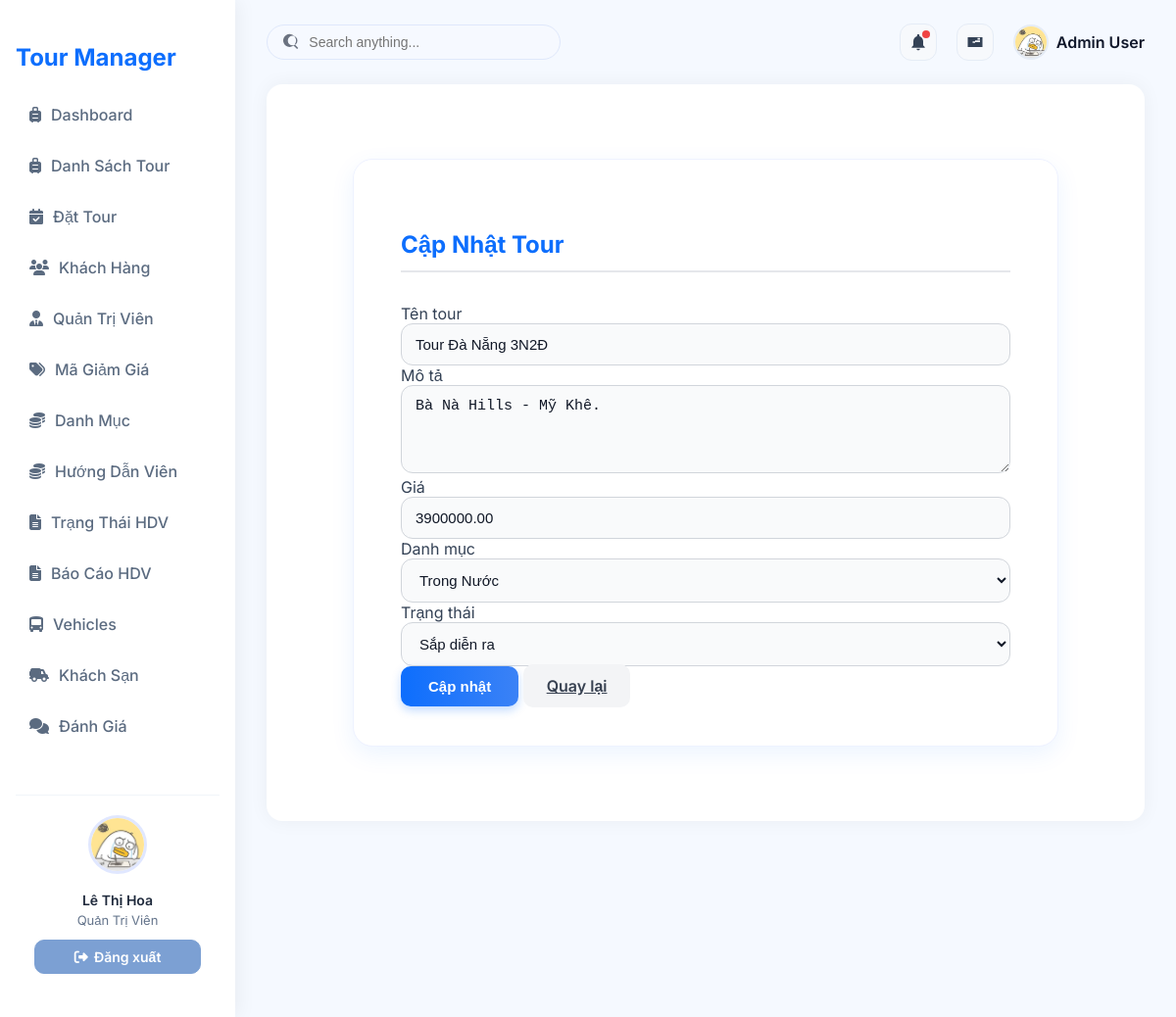
The app's page /?action=admin-updateTours&id=10 (signed in), older data.
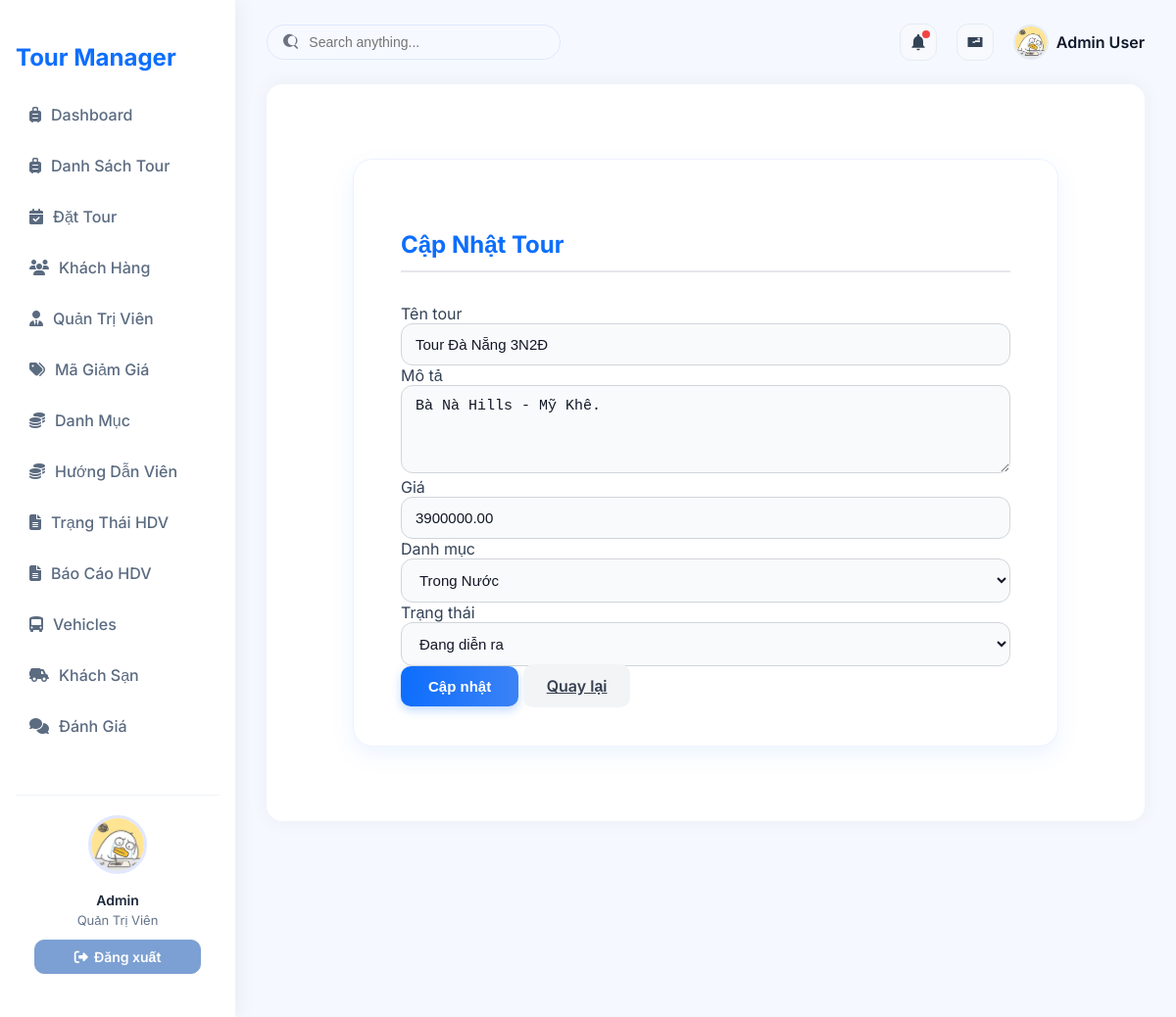
The same page, newer data.
### tables this page shows
CREATE TABLE `tours` (
  `tour_id` int NOT NULL,
  `tour_name` varchar(150) NOT NULL,
  `description` text,
  `price` decimal(12,2) DEFAULT NULL,
  `category_id` int DEFAULT NULL,
  `status` enum('upcoming','ongoing','finished') DEFAULT 'upcoming'
);

CREATE TABLE `categories` (
  `category_id` int NOT NULL,
  `category_name` varchar(100) DEFAULT NULL
);

### routes/index.php (called while the page is built)
<?php
$action = $_GET['action'] ?? '/';
match ($action) {
    '/' => (new ProductController)->home(),
    'admin' => require './views/admin.php',
    'login' => (new AuthController)->login(),
    'logout' => (new AuthController)->logout(),
    'admin-listTours' => require './views/admin.php',
    'admin-createTours' => require './views/admin.php',
    'admin-updateTours' => require './views/admin.php',
    'admin-listUsers' => require './views/admin.php',
    'admin-createUsers' => require './views/admin.php',
    'admin-updateUsers' => require './views/admin.php',
    'admin-listCategory' => require './views/admin.php',
    'admin-createCategory' => require './views/admin.php',
    'admin-updateCategory' => require './views/admin.php',
    'admin-listCustomer' => require './views/admin.php',
    'admin-createCustomer' => require './views/admin.php',
    'admin-updateCustomer' => require './views/admin.php',
    'admin-listDiscount' => require './views/admin.php',
    'admin-createDiscount' => require './views/admin.php',
    'admin-updateDiscount' => require './views/admin.php',
    'admin-listGuide' => require './views/admin.php',
    'admin-createGuide' => require './views/admin.php',
    'admin-updateGuide' => require './views/admin.php',
    'admin-listTourGuide' => require './views/admin.php',
    'admin-createTourGuide' => require './views/admin.php',
    'admin-updateTourGuide' => require './views/admin.php',
    'admin-listHotel' => require './views/admin.php',
    'admin-createHotel' => require './views/admin.php',
    'admin-updateHotel' => require './views/admin.php',
    'admin-listVehicles' => require './views/admin.php',
    'admin-createVehicles' => require './views/admin.php',
    'admin-updateVehicles' => require './views/admin.php',
    'admin-listReport' => require './views/admin.php',
    'admin-createReport' => require './views/admin.php',
    'admin-updateReport' => require './views/admin.php',
    default => require './views/admin.php',
};

### index.php (called while the page is built, shortened)
<?php
spl_autoload_register(function ($class) {
    $fileName = "$class.php";
    $fileModel              = PATH_MODEL . $fileName;
});
require_once './routes/index.php';

### controllers/TourController.php (called while the page is built, shortened)
<?php
class TourController
{
    private $tourQuery;
    private $categoryModel;
    public function __construct()
    {
        $this->tourQuery = new ToursQuery();
        $this->categoryModel = new CategoryQuery();
    }
    public function updateTours($id)
    {
        $categories = $this->categoryModel->getAllCategories();
        $tour = $this->tourQuery->findTour($id);
        require './views/Tour/updateTour.php';
    }
}
?>

### models/BaseModel.php (called while the page is built, shortened)
<?php
class BaseModel
{
    public function __construct()
    {
        $dsn = sprintf('mysql:host=%s;port=%s;dbname=%s;charset=utf8', DB_HOST, DB_PORT, DB_NAME);
        try {
            $this->pdo = new PDO($dsn, DB_USERNAME, DB_PASSWORD, DB_OPTIONS);
        } catch (PDOException $e) {
            die("Kết nối cơ sở dữ liệu thất bại: {$e->getMessage()}. Vui lòng thử lại sau.");
        }
    }
}

### models/ToursQuery.php (called while the page is built, shortened)
<?php
class ToursQuery extends BaseModel {
    public function findTour($id) {
        $sql = "SELECT t.*, c.category_name
                FROM tours t
                INNER JOIN categories c ON t.category_id = c.category_id
                WHERE t.tour_id = :id";
        $stmt = $this->pdo->prepare($sql);
        $stmt->bindParam(':id', $id);
        $stmt->execute();
        return $stmt->fetch(PDO::FETCH_ASSOC);
    }
}
?>

### models/CategoryQuery.php (called while the page is built, shortened)
<?php
class CategoryQuery extends BaseModel {
    public function getAllCategories() {
        $sql = "SELECT *
                FROM categories ";
        $stmt = $this->pdo->prepare($sql);
        $stmt->execute();
        return $stmt->fetchAll(PDO::FETCH_ASSOC);
    }
}
?>

### views/Tour/UpdateTour.php (the view, shortened to what the changed rows need)
<div class="admin-form-container">
    <div class="admin-form-card">
        <h4 class="form-title text-center mb-4">Cập Nhật Tour</h4>
        <form method="POST">
            <div class="mb-3">
                <label>Tên tour</label>
                <input type="text" name="tour_name" class="form-control"
                    value="<?= htmlspecialchars($tour['tour_name'] ?? '') ?>">
            </div>
            <div class="mb-3">
                <label>Mô tả</label>
                <textarea name="description" class="form-control" rows="3"
                    rows="3"><?= htmlspecialchars($tour['description'] ?? '') ?></textarea>
            </div>
            <div class="mb-3">
                <label>Giá</label>
                <input type="number" name="price" class="form-control"
                    value="<?= htmlspecialchars($tour['price'] ?? '') ?>">
            </div>
            <div class="mb-3">
                <label>Danh mục</label>
                <select name="category_id" class="form-select" required>
                    <?php foreach ($categories as $cat): ?>
                    <option value="<?= $cat['category_id'] ?>"
                        <?= ($cat['category_id'] == $tour['category_id']) ? 'selected' : '' ?>>
                        <?= htmlspecialchars($cat['category_name']) ?>
                    </option>
                    <?php endforeach; ?>
                </select>
            </div>
            <div class="mb-3">
                <label>Trạng thái</label>
                <select name="status" class="form-select">
                    <option value="upcoming" <?= ($tour['status'] == 'upcoming') ? 'selected' : '' ?>>Sắp diễn ra
                    </option>
                    <option value="ongoing" <?= ($tour['status'] == 'ongoing') ? 'selected' : '' ?>>Đang diễn ra
                    </option>
                </select>
            </div>
            <div class="text-center">
                <button type="submit" class="btn btn-primary px-5">Cập nhật</button>
                <a href="?action=admin-listTours" class="btn btn-secondary ms-2 px-4">Quay lại</a>
            </div>
        </form>
    </div>
</div>

### views/admin.php (shortened to what the changed rows need)
<?php
$action = $_GET['action'] ?? '';
$id = $_GET['id'] ?? '';
$user = $_SESSION['user'];
?>
<!DOCTYPE html>
<html lang="vi">
<head>
    <link rel="stylesheet" href="./assets/css/admin.css">
    <link rel="stylesheet" href="https://cdnjs.cloudflare.com/ajax/libs/font-awesome/6.5.0/css/all.min.css">
    <?php
    switch ($action) {
        case 'admin-createTours':
        case 'admin-updateTours':
            echo '<link rel="stylesheet" href="assets/css/Tour/formTours.css">';
            break;
    }
    ?>
</head>
<body>
    <aside class="sidebar">
        <h2>Tour Manager</h2>
        <div class="sidebar-footer">
            <img
                alt="Admin avatar" />
            <p><?= $user['name'] ?></p>
            <small><?= $user['role'] == "admin" ? "Quản Trị Viên" : "Hướng Dẫn Viên" ?></small>
            <div class="auth-buttons">
                <?php if (empty($user)) { ?>
                <a href="?action=login"><i class="fa-solid fa-right-to-bracket"></i> Đăng nhập</a>
                <?php } else { ?>
                <a href="?action=logout"><i class="fa-solid fa-right-from-bracket"></i> Đăng xuất</a>
                <?php } ?>
            </div>
        </div>
    </aside>
    <main class="main">
        <div id="main-content" class="p-3">
            <?php
            switch ($action) {
                case 'admin-updateTours':
                    (new TourController)->updateTours($id);
                    break;
            }
            ?>
        </div>
    </main>
</body>
</html>

Row changes from the older to the newer data that the page shows:
changed tours "Tour Đà Nẵng 3N2Đ": status "Sắp diễn ra" → "Đang diễn ra"
Text that changed along with them:
$user['name']: "Lê Thị Hoa" → "Admin"
